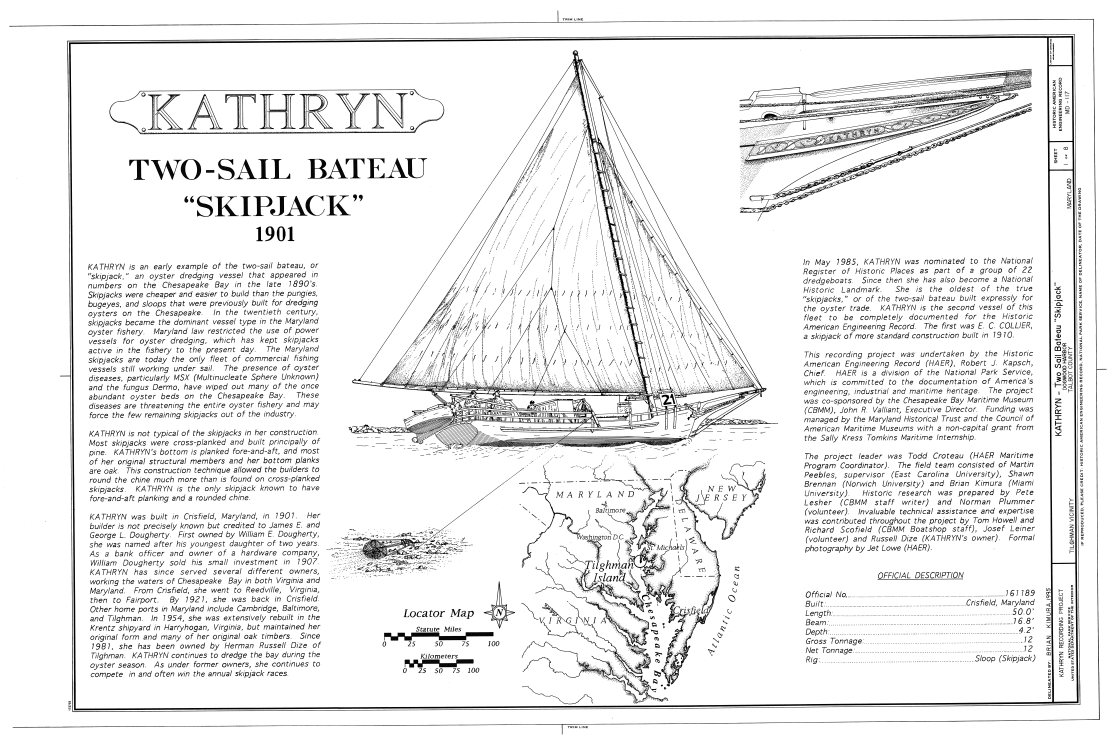
#> input picture references/drawings/master-pnp-habshaer-md-md1400-md1454-sheet-00001a.tif, 14510 x 9632 px, given in place of master-pnp-habshaer-md-md1400-md1454-sheet-00005a.tif, which was not available (shown at 1/13 size)
$ python hatch_sources.py
#> lines starting #> are read from the running program, lines starting #| are printed output that depends on the picture; after the words box and inside, x2 and y2 are one past the last pixel; in counts of white or black regions, pixels touching at a corner belong together
"""Preserve enlarged, unmodified-source evidence for the hatch/framing review."""
from pathlib import Path
from PIL import Image

ROOT = Path(__file__).resolve().parents[2]
Image.MAX_IMAGE_PIXELS = None


def crop(sheet, box, output, size):
#> called with sheet = 5, box = (125, 95, 970, 365), output = 'hatch-source-structural-plan.png', size = (2700, 1000)
    source = Image.open(ROOT / 'references/drawings' /
                        f'master-pnp-habshaer-md-md1400-md1454-sheet-{sheet:05d}a.tif')
#> source is the input picture: PIL image 14510x9632 1; 92.8% white; 23392 black regions (7091 under 20 px), largest, box (x1, y1, x2, y2) and area: (4568, 654, 10116, 5887) 1387265, (895, 467, 14022, 9235) 1055094, (9613, 895, 13415, 2877) 714641
    # Boxes are located on the existing 1440 x 960 review thumbnails.
    box = tuple(round(v * (source.width / 1440 if i % 2 == 0 else source.height / 960))
                for i, v in enumerate(box))
#> box = (1260, 953, 9774, 3662)
    detail = source.crop(box).convert('RGB')
#> detail: PIL image 8514x2709 RGB; 94.4% white; 2644 black regions (850 under 20 px), largest, box (x1, y1, x2, y2) and area: (4656, 0, 7891, 2709) 296909, (163, 208, 4515, 793) 88106, (2114, 267, 2583, 726) 39945
    detail.thumbnail(size)
#> detail: PIL image 2700x859 RGB
    detail.save(ROOT / 'renders' / output)
    print(output)


if __name__ == '__main__':
    crop(5, (125, 95, 970, 365), 'hatch-source-structural-plan.png', (2700, 1000))
    crop(5, (830, 650, 1085, 810), 'hatch-source-beam-notes.png', (1500, 1100))
#> in crop (call 2), `detail = source.crop(box).convert('RGB')`: detail: PIL image 2570x1605 RGB; 92% white; 1281 black regions (264 under 20 px), largest, box (x1, y1, x2, y2) and area: (0, 483, 584, 1605) 49299, (525, 0, 1010, 1605) 41160, (591, 0, 1455, 495) 27901
    crop(5, (1090, 62, 1340, 165), 'hatch-source-deck-notes.png', (1500, 800))
#> call 3 of crop, with sheet = 5, box = (1090, 62, 1340, 165), output = 'hatch-source-deck-notes.png', size = (1500, 800)
#> in crop (call 3), `detail = source.crop(box).convert('RGB')`: detail: PIL image 2519x1034 RGB; 85.9% white; 1525 black regions (806 under 20 px), largest, box (x1, y1, x2, y2) and area: (0, 437, 2428, 1034) 223221, (0, 273, 2432, 613) 67717, (1736, 773, 2430, 1034) 19826
#> in crop (call 3), `detail.thumbnail(size)`:
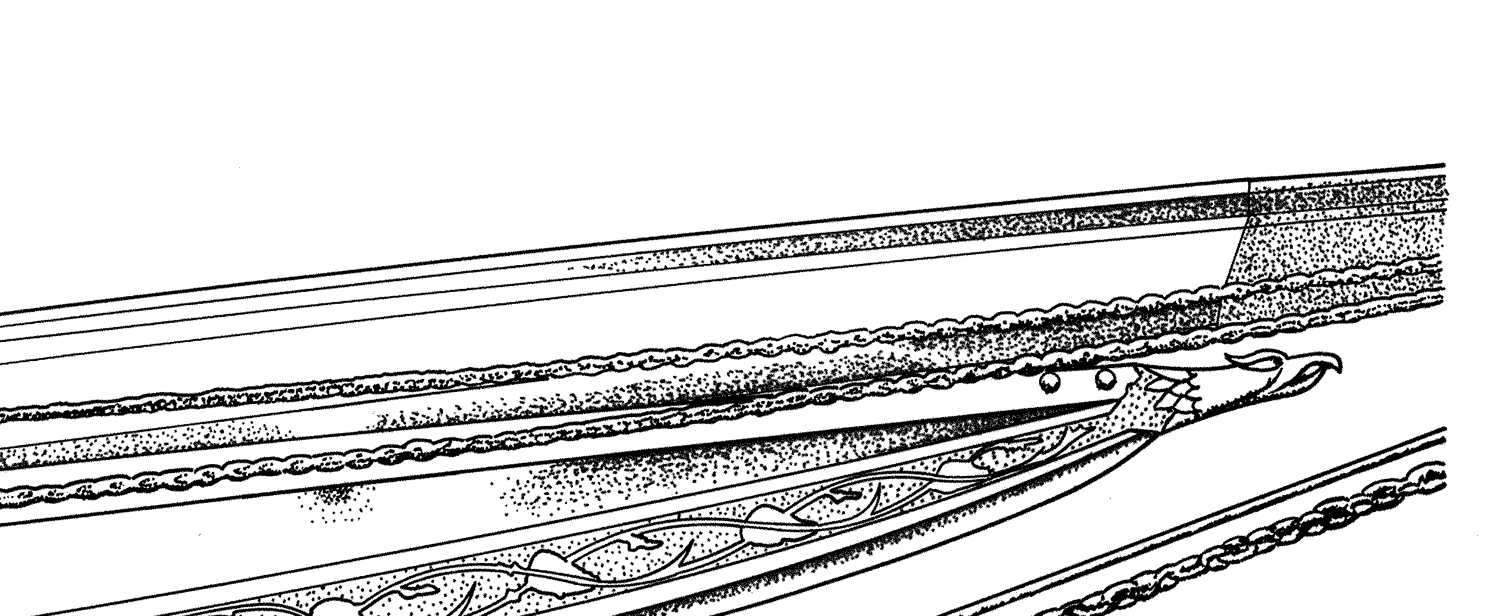
#> detail: PIL image 1500x616 RGB; min 0, max 255, mean 218.9
    crop(4, (510, 570, 940, 705), 'hatch-source-deck-plan.png', (2400, 1000))
#> call 4 of crop, with sheet = 4, box = (510, 570, 940, 705), output = 'hatch-source-deck-plan.png', size = (2400, 1000)
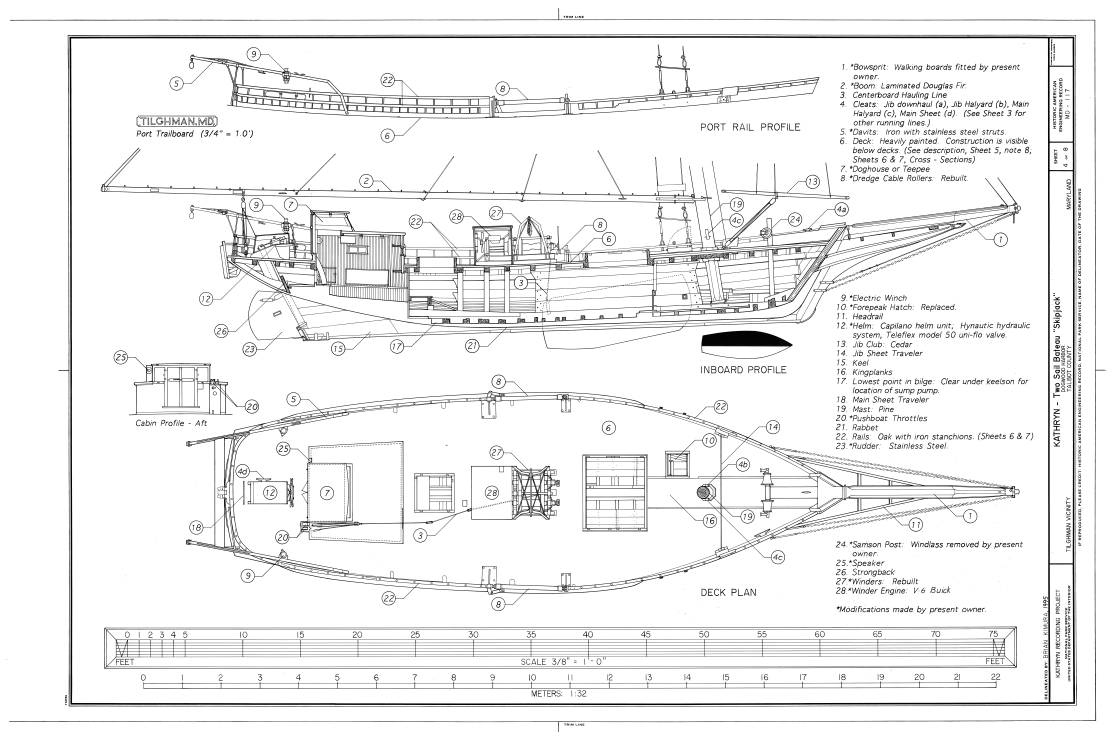
#> input picture references/drawings/master-pnp-habshaer-md-md1400-md1454-sheet-00004a.tif, 14472 x 9632 px (shown at 1/13 size)
#> in crop, source is the input picture: PIL image 14472x9632 1; 94.3% white; 7988 black regions (4831 under 20 px), largest, box (x1, y1, x2, y2) and area: (1311, 1920, 13270, 4635) 1984021, (902, 467, 13977, 9167) 1053840, (2419, 4871, 13254, 7944) 960472
#> in crop (call 4), `detail = source.crop(box).convert('RGB')`: detail: PIL image 4321x1355 RGB; 92.9% white; 290 black regions (117 under 20 px), largest, box (x1, y1, x2, y2) and area: (2447, 0, 4321, 1355) 190352, (0, 13, 2152, 1354) 166409, (258, 431, 783, 947) 37029
#> in crop (call 4), `detail.thumbnail(size)`:
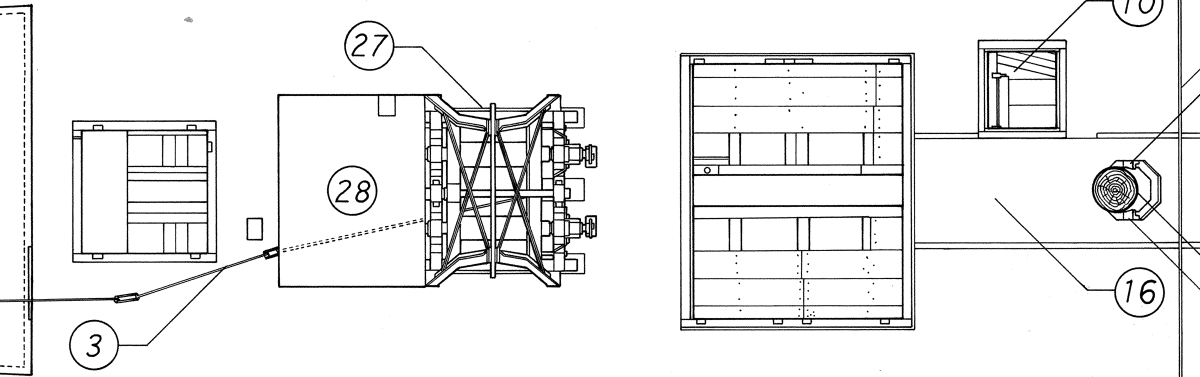
#> detail: PIL image 2400x753 RGB (shown at 1/2 size); min 0, max 255, mean 236.8
    crop(4, (500, 280, 950, 425), 'hatch-source-inboard-profile.png', (2400, 1000))
#> in crop (call 5), `detail = source.crop(box).convert('RGB')`:
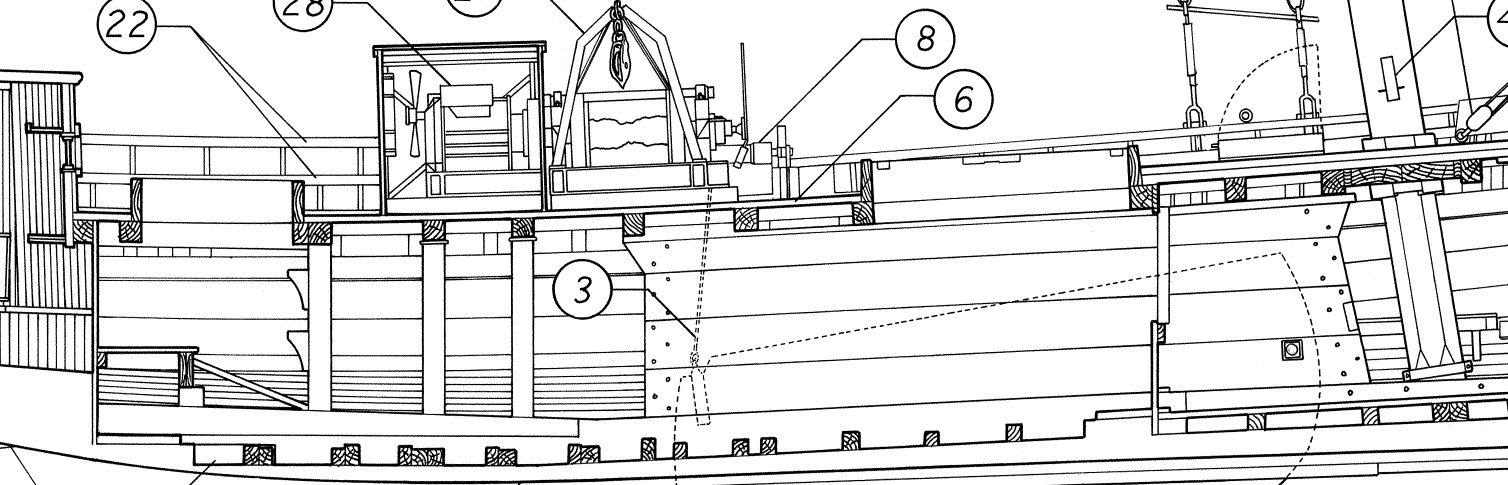
#> detail: PIL image 4523x1455 RGB (shown at 1/3 size); 87.7% white; 529 black regions (324 under 20 px), largest, box (x1, y1, x2, y2) and area: (0, 0, 4523, 1455) 762987, (2166, 1374, 4523, 1455) 16891, (3842, 1017, 3913, 1084) 2492
#> in crop (call 5), `detail.thumbnail(size)`:
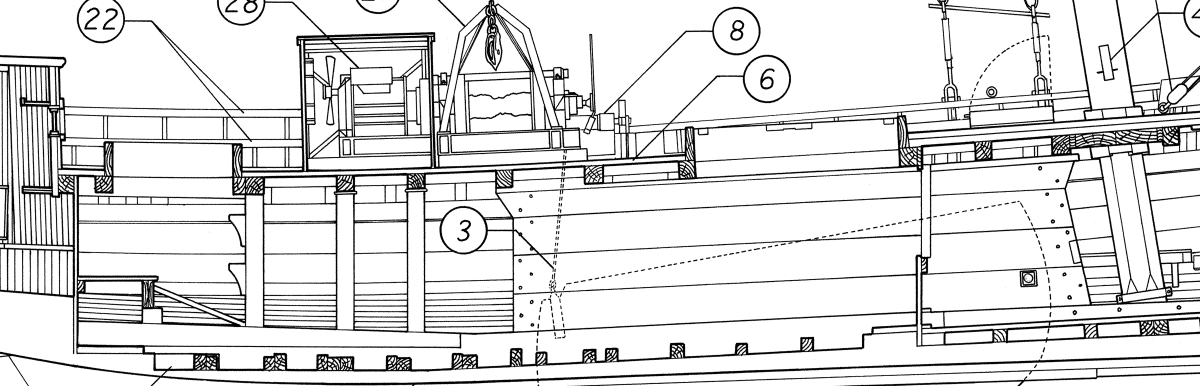
#> detail: PIL image 2400x772 RGB (shown at 1/2 size); min 0, max 255, mean 223.6
    crop(7, (260, 430, 550, 585), 'hatch-source-cabin-roof-support.png', (1800, 1100))
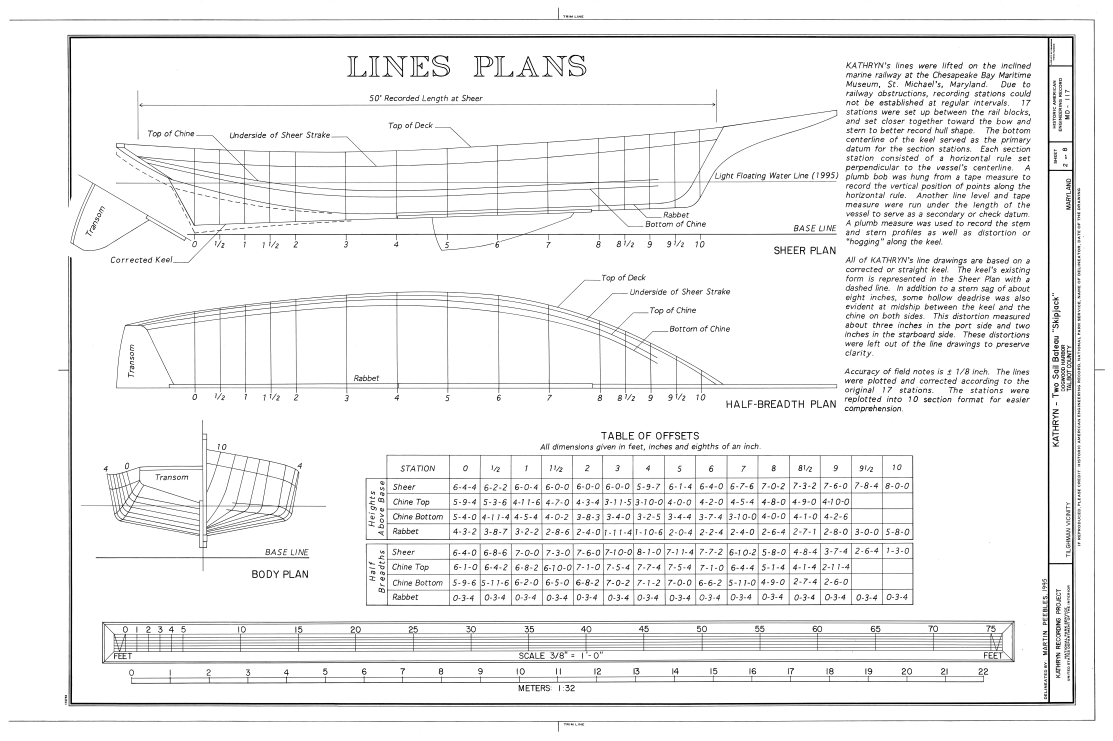
#> input picture references/drawings/master-pnp-habshaer-md-md1400-md1454-sheet-00002a.tif, 14460 x 9632 px, given in place of master-pnp-habshaer-md-md1400-md1454-sheet-00007a.tif, which was not available (shown at 1/13 size)
#> (the run stopped early here; a loop or call above may not have finished)
